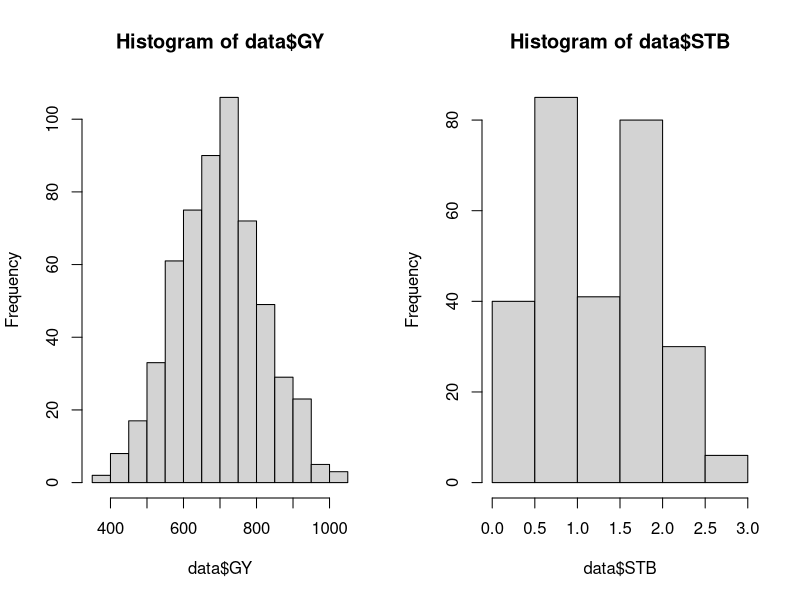
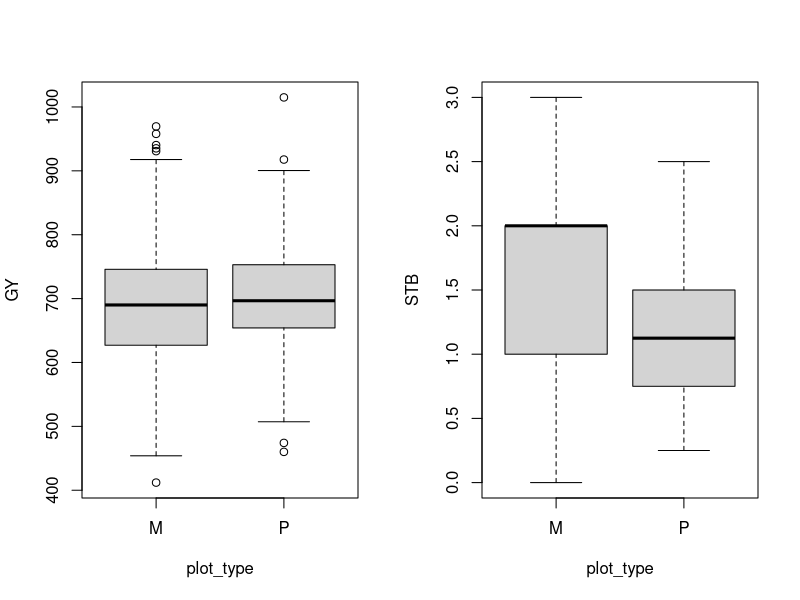
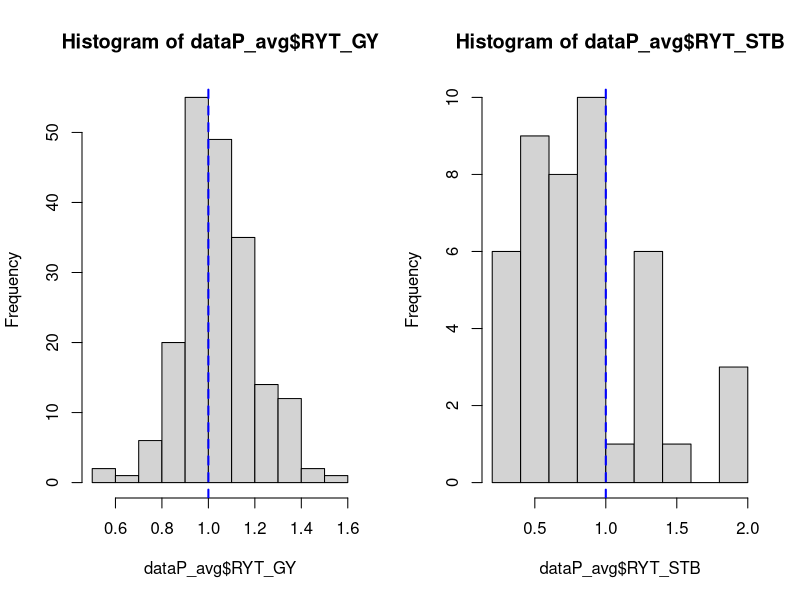
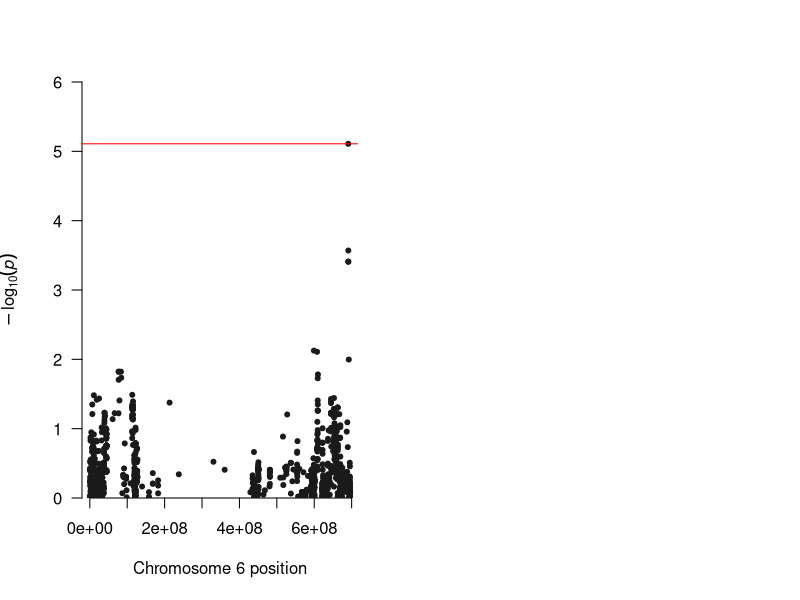
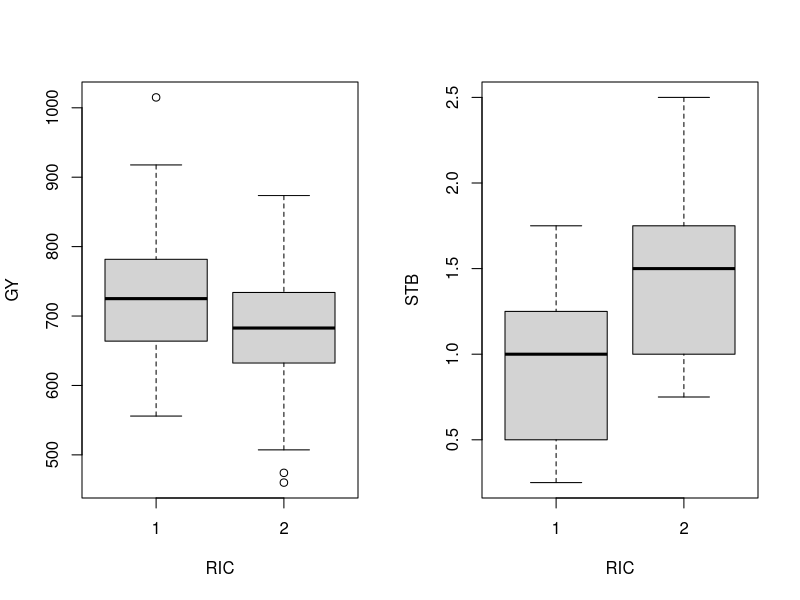

These figures' R source, in order:
## ---- chunk 1
knitr::opts_chunk$set(echo = FALSE, eval=FALSE)
library(qqman)
## ---- chunk 2
data <- read.csv("data/pheno.csv", header=T, sep=",")
str(data)
table(data$plot_type) ## Il y a bien le bon nombre de parcelles attendu
genoM <- unique(data[which(data$plot_type=="M"),"genotype1"])
genoP <- unique(c(data[which(data$plot_type=="P"),"genotype1"], data[which(data$plot_type=="P"),"genotype2"]))
length(genoM) ### 179 genotypes utilisés dans les monocultures
length(genoP) ### 156 genotypes utilisés dans les melanges
length(intersect(genoP, genoM)) ### Tous les génotypes utilisés dans les mélanges ont été observés en monoculture
setdiff(genoP, genoM) 

sum(!is.na(data$GY[data$plot_type=="M"]))
sum(!is.na(data$GY[data$plot_type=="P"]))
## Les rendements ont été mesurés sur toutes les parcelles

sum(!is.na(data$STB[data$plot_type=="M"]))
sum(!is.na(data$STB[data$plot_type=="P"]))
## La sévérité de la septoriose a été mesurée sur 166 parcelles en monoculture et 58 parcelles en mélange

par(mfrow=c(1,2))
hist(data$GY)
hist(data$STB)
## Les données semblent avoir une distribution normale, sans outliers apparents. 
## ---- chunk 3
## Séparons dans un premier temps le jeu de données entre les monocultures et les mélanges
dataM <- data[which(data$plot_type=="M"),]
dataP <- data[which(data$plot_type=="P"),]

## Calculons la productivité moyenne et la sévérité moyenne dans les mélanges (la moyenne des 2 composantes)
dataP_avg <- aggregate(cbind(GY, STB)~pair+plot_type, data=dataP, FUN = mean, na.action = "na.pass")

## Re-assemblons les monocultures et les mélanges (qui sont maintenant moyennés)
data_plot <- rbind(dataM[,c("pair","plot_type","GY","STB")], dataP_avg)

boxplot(GY~plot_type, data=data_plot)
comp_GY<- lm(GY~plot_type, data=data_plot)
anova(comp_GY)
## Il ne semble pas y avoir de différence significative de rendement entre les monocultures et les mélamges

boxplot(STB~plot_type, data=data_plot)
comp_STB <- lm(STB~plot_type, data=data_plot)
anova(comp_STB)
## Les mélanges sont significativement moins touchés par la septoriose que les monocultures
## ---- chunk 4
## Calculons l'index RYT

for (var in c("GY","STB")) { ## le calcul sera répété pour les deux variables: rendement et sévérité de la septoriose
  for(i in 1:nrow(dataP_avg)) { ## le calcul sera fait parcelle par parcelle 
    
    foc <- as.character(paste(strsplit(dataP_avg[i,"pair"],"_")[[1]][1], strsplit(dataP_avg[i,"pair"],"_")[[1]][2],sep="_")) ## identité du génotype focal
    nei <- as.character(paste(strsplit(dataP_avg[i,"pair"],"_")[[1]][3], strsplit(dataP_avg[i,"pair"],"_")[[1]][4],sep="_")) ## identité du génotype voisin
    pr <- as.character(dataP_avg[i,"pair"])  ## identité de la paire de génotypes
    
    ## On calcule les Relative Yields (RY) de chacunes des 2 composantes
    RY_foc <- dataP[which(dataP$pair==pr & dataP$genotype1==foc),var]/dataM[which(dataM$genotype1==foc),var]*0.5
    RY_nei <- dataP[which(dataP$pair==pr & dataP$genotype1==nei),var]/dataM[which(dataM$genotype1==nei),var]*0.5
    
    ## Si le RY est manquant pour une des 2 composantes, la valeur de RYT pour le mélange est "NA"
    if (length(RY_foc)==0|length(RY_nei)==0) {
      dataP_avg[i,paste("RYT",var,sep="_")] <- NA
    } else { ## Sinon le RYT est la somme des 2 RY 
      dataP_avg[i,paste("RYT",var,sep="_")] <- RY_foc + RY_nei
    } 
  }
}

par(mfrow=c(1,2))

hist(dataP_avg$RYT_GY)
abline(v=1, lty=2, lwd=2, col="blue")
hist(dataP_avg$RYT_STB)
abline(v=1, lty=2, lwd=2, col="blue")

mean(dataP_avg$RYT_GY)
t.test(dataP_avg$RYT_GY, mu=1)

mean(dataP_avg$RYT_STB, na.rm=T)
t.test(dataP_avg$RYT_STB, mu=1)

## Les mélanges sont en moyennes plus productifs que leurs composantes pures. Ils sont également beaucoup moins affectés par la septoriose 
## ---- chunk 5
### Chargement des données génotypiques
geno <- read.csv("data/geno.csv", header = T, sep=",")
dim(geno)
geno[1:5,1:5]
row.names(geno) <- geno$X
geno <- geno[,-1]
geno[1:5,1:5]

### Pour un locus donné la richesse allélique vaut toujours 1 dans les monocultures (1 seul génotype homozygote), et elle peut prendre les valeurs 1 ou 2 dans les mélanges binaires, selon que les deux génotypes partagent le même allèle (1) ou pas (2).

### Calcul de la matrice des richesses alléliques

RIC <- matrix(NA, nrow=nrow(dataP_avg), ncol=ncol(geno))
dimnames(RIC) <- list(dataP_avg$pair, colnames(geno))

for (i in 1:nrow(RIC)) {
  
  geno1 <- as.character(paste(strsplit(dataP_avg[i,"pair"],"_")[[1]][1], strsplit(dataP_avg[i,"pair"],"_")[[1]][2],sep="_"))
  geno2 <- as.character(paste(strsplit(dataP_avg[i,"pair"],"_")[[1]][3], strsplit(dataP_avg[i,"pair"],"_")[[1]][4],sep="_"))
  
  for (j in 1:ncol(RIC)) {
    
    SNP1 <- geno[geno1, j]
    SNP2 <- geno[geno2, j]
    
    if (SNP1 == SNP2) {
      
      RIC[i, j] <- 1
      
    } else {
      
      RIC[i, j] <- 2
      
    }
  }
}

dim(RIC)

### On teste l'effet de la richesse allélique sur les rendements à l'aide d'une ANOVA 1 facteur pour chaque locus/SNP.
scores <- data.frame(snp=colnames(RIC), p_val=rep(NA,ncol(RIC)))

for (j in 1:ncol(RIC)) {
  df <- data.frame(GY=dataP_avg$GY, geno=RIC[,j])
  mod <- lm(GY~geno, data=df)
  p <- anova(mod)$"Pr(>F)"[1]
  scores[j,"p_val"] <- p
  
}

### On transforme les p-valeurs selon la procédure de Benjamini-Hochberg pour calculer le FDR à 5%. 
qvalues <- p.adjust(scores$p_val, method="BH")
FDR_05 <- max(scores$p_val[which(qvalues<=0.05)])


### On visualise le résultat sous la forme d'un Manhattan plot
map <- read.table("data/pos.csv", header = T, sep=",", row.names = 1)
scores <- merge(scores, map, by="snp")
qqman::manhattan(scores, chr="chr", bp="pos", p="p_val", snp="snp", logp = T, genomewideline = -log10(FDR_05), suggestiveline = FALSE)

### On identifie le SNP significatif et on visualise son effet à l'aide de 2 boxplots (rendement et septoriose)
scores[which.min(scores$p_val),]
dataP_avg <- cbind(dataP_avg, RIC=RIC[,"cfn0881580"])

par(mfrow=c(1,2))
boxplot(GY~RIC, data=dataP_avg)
comp_GY<- lm(GY~RIC, data=dataP_avg)
anova(comp_GY)

boxplot(STB~RIC, data=dataP_avg)
comp_STB<- lm(STB~RIC, data=dataP_avg)
anova(comp_STB)
## La richesse allélique a un effet négatif sur les rendements: les parcelles bi-allèliques sont moins productives que les parcelles mono-alléliques
## La richesse allélique a un effet positif sur la sévérité de la septoriose: les parcelles bi-allèliques sont plus touchées par la maladie que les parcelles mono-alléliques


### Testons simultanément l'effet de la richesse génotypique et de la richesse allélique
data_plot <- cbind(data_plot, RIC=c(rep(1,179),RIC[,"cfn0881580"]))
mod <- lm(GY ~ RIC + plot_type, data=data_plot)
anova(mod)
summary(mod)

### L'effet de la richesse génotypique devient significatif lorsqu'on ajoute l'effet de la richesse allélique dans le modèle. 
### L'effet de la richesse génotypique est positif, mais son effet est plus faible que celui de la richesse allélique (+35.92 vs -51.97)

## CONCLUSION
### Dans cette expérience, les mélanges ont été en moyenne plus productifs et moins atteints par la septoriose que leur composantes pures, suggérant un effet positif de la richesse génotypique sur la performance agronomique. Ce résultat correspond à ce qui est classiquement reporté dans la littérature. Cependant, nous avons identifié un locus auquel la richesse allélique était associée négativement au rendement, très vraissemblablement via une sévérité accrue de la septoriose dans les parcelles bi-alléliques. Cet effet étant du même ordre de grandeur, et même lègèrement plus fort que l'effet de la richesse génotypique, il peut expliquer pourquoi l'effet de la richesse génotypique n'était pas détectable dans un modèle n'incluant pas la richesse allélique. Il explique également une partie de la variabilité de la performance relative des mélanges par rapport à leur composantes pures. 

### Ce résultat suggère que la diversité n'a pas toujours un effet positif sur la performance agronomique, et qu'il est donc important de (i) s'intéresser à la composition allélique des mélanges, (ii) identifier les locus impliqués dans des effets de diversité, (iii) guider l'assemblage des variétés sur la base de ces effets ("assemblage assisté par marqueur")
